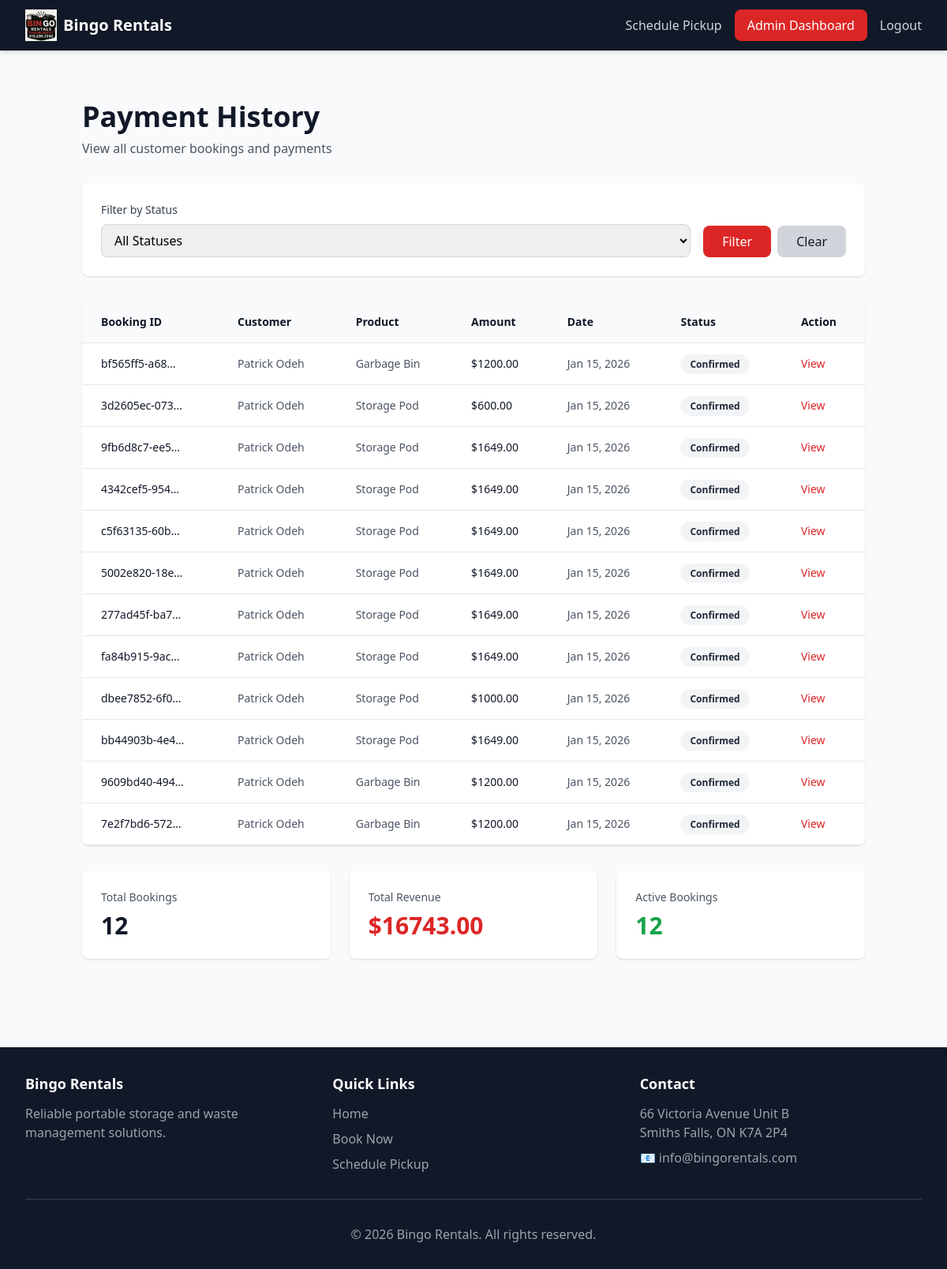
/dashboard/payments/ (signed in), run on the app's committed database.
### bookings/models.py (models this page shows, shortened)
class Booking(models.Model):
    booking_id = models.UUIDField(
        default=uuid.uuid4,
        editable=False,
        unique=True
    )
    product = models.ForeignKey(
        Product,
        on_delete=models.PROTECT,
        related_name='bookings'
    )
    customer_name = models.CharField(max_length=200)
    customer_email = models.EmailField()
    country_code = models.CharField(max_length=5, default='+1', help_text="Phone country code")
    customer_phone = models.CharField(max_length=20)
    delivery_address = models.TextField(help_text="Full delivery address")
    delivery_city = models.CharField(max_length=100)
    delivery_state = models.CharField(max_length=50)
    delivery_zip = models.CharField(max_length=10)
    delivery_notes = models.TextField(blank=True)
    drop_off_date = models.DateField()
    pickup_date = models.DateField(null=True, blank=True)
    rental_months = models.IntegerField(
        default=1,
        validators=[MinValueValidator(1)]
    )
    monthly_rate = models.DecimalField(
        max_digits=10,
        decimal_places=2,
        help_text="Rate at time of booking"
    )
    transport_fee = models.DecimalField(
        max_digits=10,
        decimal_places=2,
        default=80.00,
        help_text="Transport/delivery+removal fee at time of booking"
    )
    total_amount = models.DecimalField(
        max_digits=10,
        decimal_places=2
    )
    stripe_payment_intent_id = models.CharField(max_length=200, blank=True)
    stripe_charge_id = models.CharField(max_length=200, blank=True)
    payment_status = models.CharField(
        max_length=20,
        default='pending',
        choices=[
            ('pending', 'Pending'),
            ('paid', 'Paid'),
            ('refunded', 'Refunded'),
            ('failed', 'Failed'),
        ]
    )
    status = models.CharField(
        max_length=20,
        choices=BookingStatus.choices,
        default=BookingStatus.PENDING
    )
    confirmation_email_sent = models.BooleanField(default=False)
    confirmation_sms_sent = models.BooleanField(default=False)
    drop_off_reminder_sent = models.BooleanField(default=False)
    pickup_reminder_sent = models.BooleanField(default=False)
    created_at = models.DateTimeField(auto_now_add=True)
    updated_at = models.DateTimeField(auto_now=True)
    confirmed_at = models.DateTimeField(null=True, blank=True)
    class Meta:
        ordering = ['-created_at']
        indexes = [
            models.Index(fields=['status', 'drop_off_date']),
            models.Index(fields=['customer_email']),
        ]

### products/models.py (models this page shows, shortened)
class Product(models.Model):
    name = models.CharField(max_length=200)
    slug = models.SlugField(unique=True, blank=True)
    category = models.CharField(
        max_length=20,
        choices=ProductCategory.choices
    )
    description = models.TextField()
    size_description = models.CharField(
        max_length=100,
        help_text="e.g., '8ft or 16ft Units' or '10-Yard Dumpster'"
    )
    monthly_rate = models.DecimalField(
        max_digits=10,
        decimal_places=2,
        validators=[MinValueValidator(0)]
    )
    image = CloudinaryField('image', folder='bingo-rentals/products')
    stock_quantity = models.IntegerField(
        default=0,
        validators=[MinValueValidator(0)],
        help_text="Total available units"
    )
    is_active = models.BooleanField(default=True)
    created_at = models.DateTimeField(auto_now_add=True)
    updated_at = models.DateTimeField(auto_now=True)
    class Meta:
        ordering = ['category', 'name']

### dashboard/views.py (the view)
    def wrapper(request, *args, **kwargs):
        if not request.user.is_authenticated:
            return redirect('booking:staff_login')
        if not request.user.is_staff:
            messages.error(request, 'You do not have permission to access this page.')
            return redirect('home')
        return view_func(request, *args, **kwargs)

### dashboard/views.py (called while the page is built)
def staff_required(view_func):
    def wrapper(request, *args, **kwargs):
        if not request.user.is_authenticated:
            return redirect('booking:staff_login')
        if not request.user.is_staff:
            messages.error(request, 'You do not have permission to access this page.')
            return redirect('home')
        return view_func(request, *args, **kwargs)
    return wrapper

@staff_required
def payment_history(request):
    status_filter = request.GET.get('status', 'all')
    orders = Booking.objects.select_related('product').order_by('-created_at')
    if status_filter != 'all':
        orders = orders.filter(status=status_filter)
    total_revenue = sum(order.total_amount for order in orders)
    active_bookings_count = orders.filter(status=BookingStatus.CONFIRMED).count()
    context = {
        'orders': orders,
        'status_filter': status_filter,
        'status_choices': BookingStatus.choices,
        'total_revenue': total_revenue,
        'active_bookings_count': active_bookings_count,
        'page_title': 'Payment History'
    }
    return render(request, 'dashboard/payment_history.html', context)

### templates/dashboard/payment_history.html (shortened to what this page needs)
{% extends 'base.html' %}
{% block content %}
<div class="container mx-auto px-4 py-8">
    <div class="mb-8">
        <h1 class="text-4xl font-bold text-gray-900">Payment History</h1>
        <p class="text-gray-600 mt-2">View all customer bookings and payments</p>
    </div>
    <div class="bg-white rounded-lg shadow p-6 mb-8">
        <form method="get" class="flex flex-col sm:flex-row gap-4">
            <div class="flex-1">
                <label class="block text-sm font-medium text-gray-700 mb-2">Filter by Status</label>
                <select name="status" class="w-full rounded-lg border border-gray-300 px-3 py-2">
                    <option value="all">All Statuses</option>
                </select>
            </div>
            <div class="flex items-end gap-2">
                <button type="submit" class="px-6 py-2 bg-red-600 text-white rounded-lg hover:bg-red-700">
                    Filter
                </button>
                <a href="{% url 'dashboard:payment_history' %}" class="px-6 py-2 bg-gray-300 text-gray-900 rounded-lg hover:bg-gray-400">
                    Clear
                </a>
            </div>
        </form>
    </div>
    <div class="bg-white rounded-lg shadow overflow-hidden">
        <div class="overflow-x-auto">
            <table class="w-full text-left">
                <thead class="bg-gray-50 border-b border-gray-200">
                    <tr>
                        <th class="px-6 py-4 text-sm font-semibold text-gray-900">Booking ID</th>
                        <th class="px-6 py-4 text-sm font-semibold text-gray-900">Customer</th>
                        <th class="px-6 py-4 text-sm font-semibold text-gray-900">Product</th>
                        <th class="px-6 py-4 text-sm font-semibold text-gray-900">Amount</th>
                        <th class="px-6 py-4 text-sm font-semibold text-gray-900">Date</th>
                        <th class="px-6 py-4 text-sm font-semibold text-gray-900">Status</th>
                        <th class="px-6 py-4 text-sm font-semibold text-gray-900">Action</th>
                    </tr>
                </thead>
                <tbody>
                    {% if orders %}
                        {% for order in orders %}
                        <tr class="border-b border-gray-200 hover:bg-gray-50">
                            <td class="px-6 py-4 text-sm text-gray-900 font-medium">{{ order.booking_id|truncatechars:13 }}</td>
                            <td class="px-6 py-4 text-sm text-gray-600">{{ order.customer_name }}</td>
                            <td class="px-6 py-4 text-sm text-gray-600">{{ order.product.name }}</td>
                            <td class="px-6 py-4 text-sm text-gray-900 font-medium">${{ order.total_amount|floatformat:2 }}</td>
                            <td class="px-6 py-4 text-sm text-gray-600">{{ order.created_at|date:"M d, Y" }}</td>
                            <td class="px-6 py-4 text-sm">
                                <span class="px-3 py-1 rounded-full text-xs font-semibold {% if order.status == 'PENDING' %}bg-yellow-100 text-yellow-800{% elif order.status == 'CONFIRMED' %}bg-green-100 text-green-800{% elif order.status == 'COMPLETED' %}bg-blue-100 text-blue-800{% elif order.status == 'CANCELLED' %}bg-red-100 text-red-800{% else %}bg-gray-100 text-gray-800{% endif %}">
                                    {{ order.get_status_display }}
                                </span>
                            </td>
                            <td class="px-6 py-4 text-sm">
                                <a href="{% url 'dashboard:order_detail' order.booking_id %}" class="text-red-600 hover:text-red-800 font-medium">
                                    View
                                </a>
                            </td>
                        </tr>
                        {% endfor %}
                    {% else %}
                        <tr>
                            <td colspan="7" class="px-6 py-8 text-center text-gray-500">
                                No payment records found
                            </td>
                        </tr>
                    {% endif %}
                </tbody>
            </table>
        </div>
    </div>
    {% if orders %}
    <div class="grid grid-cols-1 md:grid-cols-3 gap-6 mt-8">
        <div class="bg-white rounded-lg shadow p-6">
            <p class="text-gray-600 text-sm font-medium mb-2">Total Bookings</p>
            <p class="text-3xl font-bold text-gray-900">{{ orders|length }}</p>
        </div>
        <div class="bg-white rounded-lg shadow p-6">
            <p class="text-gray-600 text-sm font-medium mb-2">Total Revenue</p>
            <p class="text-3xl font-bold text-red-600">${{ total_revenue }}</p>
        </div>
        <div class="bg-white rounded-lg shadow p-6">
            <p class="text-gray-600 text-sm font-medium mb-2">Active Bookings</p>
            <p class="text-3xl font-bold text-green-600">{{ active_bookings_count }}</p>
        </div>
    </div>
    {% endif %}
</div>
{% endblock %}

### data on the page
Booking: booking_id "bf565ff5-a68…", customer_name "Patrick Odeh", product.name "Garbage Bin", total_amount "1200.00", created_at "Jan 15, 2026", status "Confirmed"
Booking: booking_id "3d2605ec-073…", customer_name "Patrick Odeh", product.name "Storage Pod", total_amount "600.00", created_at "Jan 15, 2026", status "Confirmed"
Booking: booking_id "9fb6d8c7-ee5…", customer_name "Patrick Odeh", product.name "Storage Pod", total_amount "1649.00", created_at "Jan 15, 2026", status "Confirmed"
Booking: booking_id "4342cef5-954…", customer_name "Patrick Odeh", product.name "Storage Pod", total_amount "1649.00", created_at "Jan 15, 2026", status "Confirmed"
Booking: booking_id "c5f63135-60b…", customer_name "Patrick Odeh", product.name "Storage Pod", total_amount "1649.00", created_at "Jan 15, 2026", status "Confirmed"
Booking: booking_id "5002e820-18e…", customer_name "Patrick Odeh", product.name "Storage Pod", total_amount "1649.00", created_at "Jan 15, 2026", status "Confirmed"
Booking: booking_id "277ad45f-ba7…", customer_name "Patrick Odeh", product.name "Storage Pod", total_amount "1649.00", created_at "Jan 15, 2026", status "Confirmed"
Booking: booking_id "fa84b915-9ac…", customer_name "Patrick Odeh", product.name "Storage Pod", total_amount "1649.00", created_at "Jan 15, 2026", status "Confirmed"
Booking: booking_id "dbee7852-6f0…", customer_name "Patrick Odeh", product.name "Storage Pod", total_amount "1000.00", created_at "Jan 15, 2026", status "Confirmed"
Booking: booking_id "bb44903b-4e4…", customer_name "Patrick Odeh", product.name "Storage Pod", total_amount "1649.00", created_at "Jan 15, 2026", status "Confirmed"
Booking: booking_id "9609bd40-494…", customer_name "Patrick Odeh", product.name "Garbage Bin", total_amount "1200.00", created_at "Jan 15, 2026", status "Confirmed"
Booking: booking_id "7e2f7bd6-572…", customer_name "Patrick Odeh", product.name "Garbage Bin", total_amount "1200.00", created_at "Jan 15, 2026", status "Confirmed"

### other printed values
{{ orders|length }} "12"
{{ total_revenue }} "16743.00"
{{ active_bookings_count }} "12"
